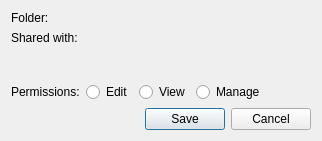
<?xml version="1.0" encoding="UTF-8"?>
<ui version="4.0">
 <class>ChangePermissionsDialog</class>
 <widget class="QDialog" name="ChangePermissionsDialog">
  <property name="geometry">
   <rect>
    <x>0</x>
    <y>0</y>
    <width>322</width>
    <height>141</height>
   </rect>
  </property>
  <property name="windowTitle">
   <string>Change permissions</string>
  </property>
  <layout class="QVBoxLayout" name="verticalLayout">
   <item>
    <layout class="QFormLayout" name="formLayout">
     <item row="0" column="0">
      <widget class="QLabel" name="label">
       <property name="text">
        <string>Folder:</string>
       </property>
      </widget>
     </item>
     <item row="0" column="1">
      <widget class="QLabel" name="foldername">
       <property name="text">
        <string/>
       </property>
      </widget>
     </item>
     <item row="1" column="0">
      <widget class="QLabel" name="label_3">
       <property name="text">
        <string>Shared with:</string>
       </property>
      </widget>
     </item>
     <item row="1" column="1">
      <widget class="QLabel" name="sharedwith">
       <property name="text">
        <string/>
       </property>
      </widget>
     </item>
    </layout>
   </item>
   <item>
    <layout class="QHBoxLayout" name="horizontalLayout_2">
     <item>
      <widget class="QLabel" name="label_2">
       <property name="text">
        <string>Permissions:</string>
       </property>
      </widget>
     </item>
     <item>
      <widget class="QRadioButton" name="rbtnEdit">
       <property name="text">
        <string>Edit</string>
       </property>
      </widget>
     </item>
     <item>
      <widget class="QRadioButton" name="rbtnView">
       <property name="text">
        <string>View</string>
       </property>
      </widget>
     </item>
     <item>
      <widget class="QRadioButton" name="rbtnManage">
       <property name="text">
        <string>Manage</string>
       </property>
      </widget>
     </item>
     <item>
      <spacer name="horizontalSpacer_2">
       <property name="orientation">
        <enum>Qt::Horizontal</enum>
       </property>
       <property name="sizeHint" stdset="0">
        <size>
         <width>40</width>
         <height>20</height>
        </size>
       </property>
      </spacer>
     </item>
    </layout>
   </item>
   <item>
    <layout class="QHBoxLayout" name="horizontalLayout">
     <item>
      <spacer name="horizontalSpacer">
       <property name="orientation">
        <enum>Qt::Horizontal</enum>
       </property>
       <property name="sizeHint" stdset="0">
        <size>
         <width>40</width>
         <height>20</height>
        </size>
       </property>
      </spacer>
     </item>
     <item>
      <widget class="QPushButton" name="btnSave">
       <property name="text">
        <string>Save</string>
       </property>
      </widget>
     </item>
     <item>
      <widget class="QPushButton" name="btnCancel">
       <property name="text">
        <string>Cancel</string>
       </property>
      </widget>
     </item>
    </layout>
   </item>
  </layout>
 </widget>
 <resources/>
 <connections/>
</ui>
